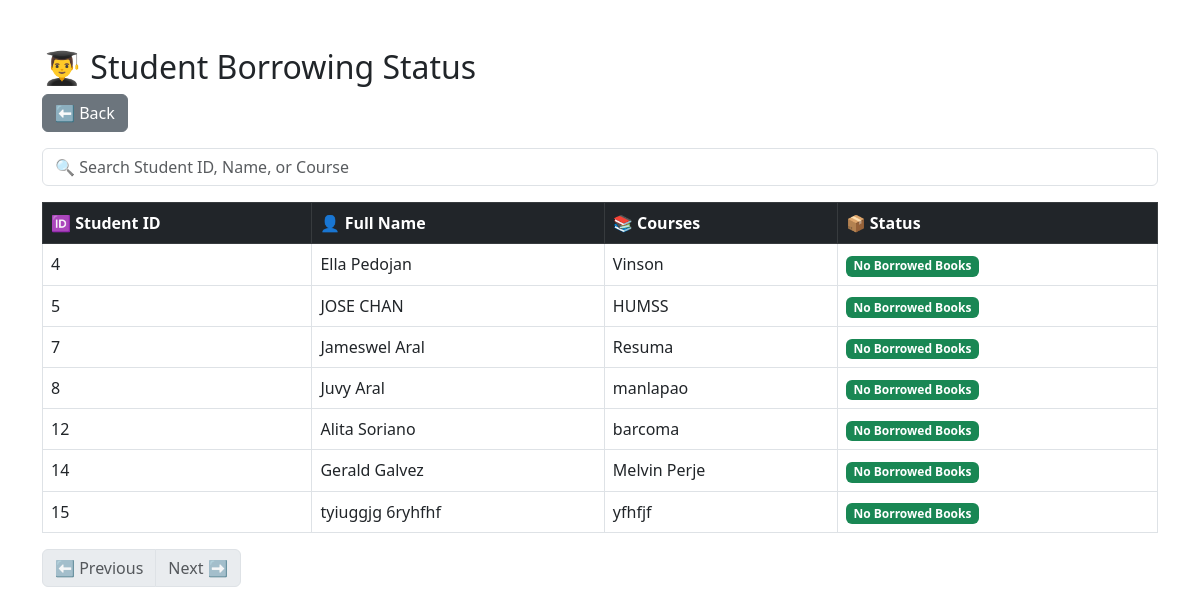
The page /student_catalog.php on the database its author committed.
### tables this page shows
CREATE TABLE `student` (
  `id` int(11) NOT NULL,
  `student_id` varchar(50) NOT NULL,
  `firstname` varchar(100) DEFAULT NULL,
  `lastname` varchar(100) DEFAULT NULL,
  `course` varchar(100) NOT NULL,
  `year_level` varchar(20) NOT NULL,
  `qr_code` varchar(255) NOT NULL,
  `email` varchar(100) NOT NULL,
  `phone` varchar(15) NOT NULL
);

### student_catalog.php (the view, shortened to what this page needs)
<?php
include 'db_connect.php';
$limit = 10;
$page = isset($_GET['page']) ? (int)$_GET['page'] : 1;
$offset = ($page - 1) * $limit;
$total_query = "SELECT COUNT(*) AS total FROM student";
$total_result = $conn->query($total_query);
$total_row = $total_result->fetch_assoc();
$total_students = $total_row['total'];
$total_pages = ceil($total_students / $limit);
$query = "
    SELECT s.id AS student_id, s.firstname, s.lastname, s.course,
           CASE
               WHEN EXISTS (
                   SELECT 1 FROM borrow
                   WHERE borrow.student_id = s.id AND borrow.status = 'borrowed'
               )
               THEN 'Has Borrowed Books'
               ELSE 'No Borrowed Books'
           END AS status
    FROM student s
    ORDER BY status DESC
    LIMIT $limit OFFSET $offset
";
$result = $conn->query($query);
?>
<!DOCTYPE html>
<html lang="en">
<head>
    <link href="https://cdn.jsdelivr.net/npm/bootstrap@5.3.0/dist/css/bootstrap.min.css" rel="stylesheet">
</head>
<body>
<div class="container mt-5">
    <h2>👨‍🎓 Student Borrowing Status</h2>
    <a href="student_list.php" class="btn btn-secondary mb-3">⬅ Back</a>
    <div class="mb-3">
        <input type="text" id="search" class="form-control" placeholder="🔍 Search Student ID, Name, or Course">
    </div>
    <table class="table table-bordered">
        <thead class="table-dark">
            <tr>
                <th>🆔 Student ID</th>
                <th>👤 Full Name</th>
                <th>📚 Courses</th>
                <th>📦 Status</th>
            </tr>
        </thead>
        <tbody id="student-list">
            <?php while ($row = $result->fetch_assoc()): ?>
                <tr>
                    <td><?= htmlspecialchars($row['student_id']) ?></td>
                    <td><?= htmlspecialchars($row['firstname']) . ' ' . htmlspecialchars($row['lastname']) ?></td>
                    <td><?= htmlspecialchars($row['course']) ?></td>
                    <td>
                        <span class="badge bg-<?= ($row['status'] == 'Has Borrowed Books') ? 'warning' : 'success' ?>">
                            <?= $row['status'] ?>
                        </span>
                    </td>
                </tr>
            <?php endwhile; ?>
        </tbody>
    </table>
    <nav>
        <ul class="pagination">
            <li class="page-item <?= ($page <= 1) ? 'disabled' : '' ?>">
                <a class="page-link" href="?page=<?= $page - 1 ?>">⬅ Previous</a>
            </li>
            <li class="page-item <?= ($page >= $total_pages) ? 'disabled' : '' ?>">
                <a class="page-link" href="?page=<?= $page + 1 ?>">Next ➡</a>
            </li>
        </ul>
    </nav>
</div>
</body>
</html>

### rows shown on the page
student: id "4", firstname "Ella", lastname "Pedojan", course "Vinson", status "No Borrowed Books"
student: id "5", firstname "JOSE", lastname "CHAN", course "HUMSS", status "No Borrowed Books"
student: id "7", firstname "Jameswel", lastname "Aral", course "Resuma", status "No Borrowed Books"
student: id "8", firstname "Juvy", lastname "Aral", course "manlapao", status "No Borrowed Books"
student: id "12", firstname "Alita", lastname "Soriano", course "barcoma", status "No Borrowed Books"
student: id "14", firstname "Gerald", lastname "Galvez", course "Melvin Perje", status "No Borrowed Books"
student: id "15", firstname "tyiuggjg", lastname "6ryhfhf", course "yfhfjf", status "No Borrowed Books"
